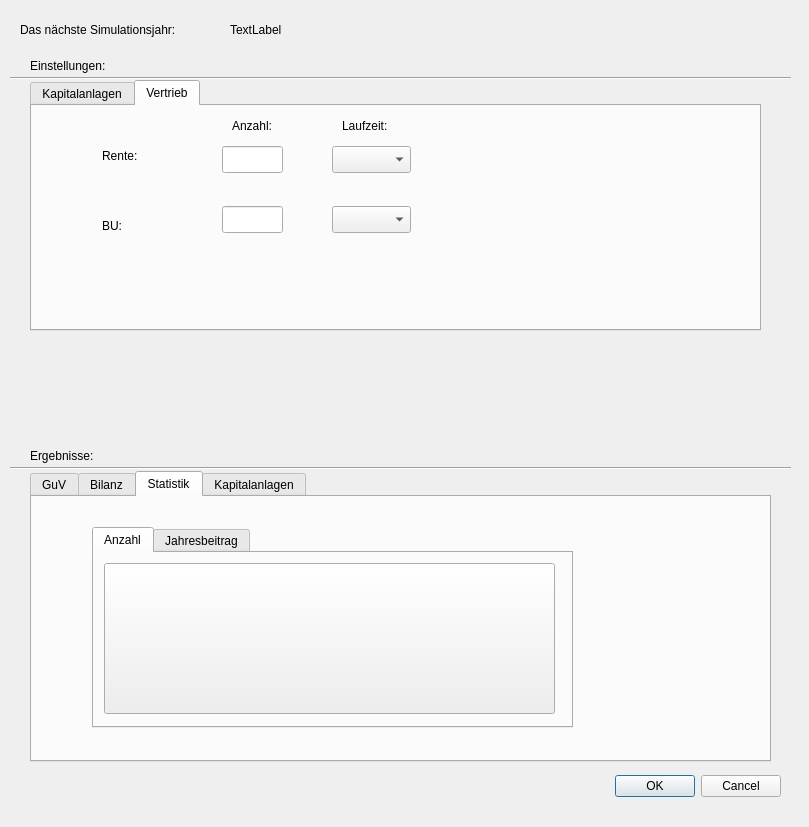
<?xml version="1.0" encoding="UTF-8"?>
<ui version="4.0">
 <class>Dialog</class>
 <widget class="QDialog" name="Dialog">
  <property name="geometry">
   <rect>
    <x>0</x>
    <y>0</y>
    <width>809</width>
    <height>827</height>
   </rect>
  </property>
  <property name="windowTitle">
   <string>Spiel</string>
  </property>
  <widget class="QDialogButtonBox" name="buttonBox">
   <property name="geometry">
    <rect>
     <x>440</x>
     <y>770</y>
     <width>341</width>
     <height>32</height>
    </rect>
   </property>
   <property name="orientation">
    <enum>Qt::Horizontal</enum>
   </property>
   <property name="standardButtons">
    <set>QDialogButtonBox::Cancel|QDialogButtonBox::Ok</set>
   </property>
  </widget>
  <widget class="QTabWidget" name="tabWidget">
   <property name="geometry">
    <rect>
     <x>30</x>
     <y>471</y>
     <width>741</width>
     <height>291</height>
    </rect>
   </property>
   <property name="currentIndex">
    <number>2</number>
   </property>
   <widget class="QWidget" name="tab_7">
    <attribute name="title">
     <string>GuV</string>
    </attribute>
   </widget>
   <widget class="QWidget" name="tab_5">
    <attribute name="title">
     <string>Bilanz</string>
    </attribute>
    <widget class="QTableWidget" name="tableWidget_Bilanz">
     <property name="geometry">
      <rect>
       <x>10</x>
       <y>20</y>
       <width>721</width>
       <height>192</height>
      </rect>
     </property>
    </widget>
   </widget>
   <widget class="QWidget" name="tab_6">
    <attribute name="title">
     <string>Statistik</string>
    </attribute>
    <widget class="QTabWidget" name="tabWidget_3">
     <property name="geometry">
      <rect>
       <x>60</x>
       <y>30</y>
       <width>481</width>
       <height>201</height>
      </rect>
     </property>
     <property name="currentIndex">
      <number>0</number>
     </property>
     <widget class="QWidget" name="tab_2">
      <attribute name="title">
       <string>Anzahl</string>
      </attribute>
      <widget class="QPushButton" name="pushButton_statistik_anzahl">
       <property name="geometry">
        <rect>
         <x>10</x>
         <y>10</y>
         <width>451</width>
         <height>151</height>
        </rect>
       </property>
       <property name="text">
        <string/>
       </property>
      </widget>
     </widget>
     <widget class="QWidget" name="tab_8">
      <attribute name="title">
       <string>Jahresbeitrag</string>
      </attribute>
     </widget>
    </widget>
   </widget>
   <widget class="QWidget" name="tab">
    <attribute name="title">
     <string>Kapitalanlagen</string>
    </attribute>
    <widget class="QPushButton" name="pushButton_ZSK">
     <property name="geometry">
      <rect>
       <x>0</x>
       <y>10</y>
       <width>321</width>
       <height>241</height>
      </rect>
     </property>
     <property name="toolTip">
      <string>&lt;html&gt;&lt;head/&gt;&lt;body&gt;&lt;p&gt;Entwicklung der Zinsstrukturkurve&lt;/p&gt;&lt;/body&gt;&lt;/html&gt;</string>
     </property>
     <property name="toolTipDuration">
      <number>0</number>
     </property>
     <property name="statusTip">
      <string/>
     </property>
     <property name="text">
      <string/>
     </property>
    </widget>
    <widget class="QPushButton" name="pushButton_Entwicklung_Renten">
     <property name="geometry">
      <rect>
       <x>330</x>
       <y>10</y>
       <width>321</width>
       <height>241</height>
      </rect>
     </property>
     <property name="toolTip">
      <string>&lt;html&gt;&lt;head/&gt;&lt;body&gt;&lt;p&gt;Entwicklung der Renten; Ende = Anfang + Zugang + Zins - Abgang&lt;/p&gt;&lt;/body&gt;&lt;/html&gt;</string>
     </property>
     <property name="toolTipDuration">
      <number>0</number>
     </property>
     <property name="statusTip">
      <string/>
     </property>
     <property name="text">
      <string/>
     </property>
    </widget>
   </widget>
  </widget>
  <widget class="QLabel" name="label">
   <property name="geometry">
    <rect>
     <x>20</x>
     <y>20</y>
     <width>201</width>
     <height>19</height>
    </rect>
   </property>
   <property name="text">
    <string>Das nächste Simulationsjahr:</string>
   </property>
  </widget>
  <widget class="QLabel" name="label_2">
   <property name="geometry">
    <rect>
     <x>30</x>
     <y>446</y>
     <width>111</width>
     <height>19</height>
    </rect>
   </property>
   <property name="text">
    <string>Ergebnisse:</string>
   </property>
  </widget>
  <widget class="Line" name="line">
   <property name="geometry">
    <rect>
     <x>10</x>
     <y>460</y>
     <width>781</width>
     <height>16</height>
    </rect>
   </property>
   <property name="orientation">
    <enum>Qt::Horizontal</enum>
   </property>
  </widget>
  <widget class="QTabWidget" name="tabWidget_2">
   <property name="geometry">
    <rect>
     <x>30</x>
     <y>80</y>
     <width>731</width>
     <height>251</height>
    </rect>
   </property>
   <property name="currentIndex">
    <number>1</number>
   </property>
   <widget class="QWidget" name="tab_3">
    <attribute name="title">
     <string>Kapitalanlagen</string>
    </attribute>
    <widget class="QLabel" name="label_4">
     <property name="geometry">
      <rect>
       <x>10</x>
       <y>109</y>
       <width>67</width>
       <height>19</height>
      </rect>
     </property>
     <property name="text">
      <string>SA: 100%</string>
     </property>
    </widget>
    <widget class="QLabel" name="label_5">
     <property name="geometry">
      <rect>
       <x>201</x>
       <y>58</y>
       <width>67</width>
       <height>19</height>
      </rect>
     </property>
     <property name="text">
      <string>Renten:</string>
     </property>
    </widget>
    <widget class="QLabel" name="label_6">
     <property name="geometry">
      <rect>
       <x>200</x>
       <y>156</y>
       <width>67</width>
       <height>19</height>
      </rect>
     </property>
     <property name="text">
      <string>Aktien:</string>
     </property>
    </widget>
    <widget class="Line" name="line_3">
     <property name="geometry">
      <rect>
       <x>82</x>
       <y>111</y>
       <width>41</width>
       <height>16</height>
      </rect>
     </property>
     <property name="orientation">
      <enum>Qt::Horizontal</enum>
     </property>
    </widget>
    <widget class="Line" name="line_4">
     <property name="geometry">
      <rect>
       <x>114</x>
       <y>67</y>
       <width>20</width>
       <height>101</height>
      </rect>
     </property>
     <property name="orientation">
      <enum>Qt::Vertical</enum>
     </property>
    </widget>
    <widget class="Line" name="line_5">
     <property name="geometry">
      <rect>
       <x>123</x>
       <y>60</y>
       <width>71</width>
       <height>16</height>
      </rect>
     </property>
     <property name="orientation">
      <enum>Qt::Horizontal</enum>
     </property>
    </widget>
    <widget class="Line" name="line_6">
     <property name="geometry">
      <rect>
       <x>122</x>
       <y>159</y>
       <width>71</width>
       <height>16</height>
      </rect>
     </property>
     <property name="orientation">
      <enum>Qt::Horizontal</enum>
     </property>
    </widget>
    <widget class="QSlider" name="horizontalSlider_Renten">
     <property name="geometry">
      <rect>
       <x>262</x>
       <y>60</y>
       <width>160</width>
       <height>16</height>
      </rect>
     </property>
     <property name="toolTip">
      <string>&lt;html&gt;&lt;head/&gt;&lt;body&gt;&lt;p&gt;Wie viel Prozent soll in Renten angelegt werden? &lt;/p&gt;&lt;/body&gt;&lt;/html&gt;</string>
     </property>
     <property name="maximum">
      <number>100</number>
     </property>
     <property name="singleStep">
      <number>10</number>
     </property>
     <property name="orientation">
      <enum>Qt::Horizontal</enum>
     </property>
     <property name="tickPosition">
      <enum>QSlider::TicksAbove</enum>
     </property>
     <property name="tickInterval">
      <number>10</number>
     </property>
    </widget>
    <widget class="QSlider" name="horizontalSlider_Aktien">
     <property name="geometry">
      <rect>
       <x>262</x>
       <y>157</y>
       <width>160</width>
       <height>16</height>
      </rect>
     </property>
     <property name="toolTip">
      <string>&lt;html&gt;&lt;head/&gt;&lt;body&gt;&lt;p&gt;Wie viel Prozent soll in Aktien angelegt werden? &lt;/p&gt;&lt;/body&gt;&lt;/html&gt;</string>
     </property>
     <property name="maximum">
      <number>100</number>
     </property>
     <property name="singleStep">
      <number>10</number>
     </property>
     <property name="value">
      <number>100</number>
     </property>
     <property name="orientation">
      <enum>Qt::Horizontal</enum>
     </property>
     <property name="invertedAppearance">
      <bool>true</bool>
     </property>
     <property name="invertedControls">
      <bool>true</bool>
     </property>
     <property name="tickPosition">
      <enum>QSlider::TicksAbove</enum>
     </property>
     <property name="tickInterval">
      <number>10</number>
     </property>
    </widget>
    <widget class="QLabel" name="label_7">
     <property name="geometry">
      <rect>
       <x>460</x>
       <y>10</y>
       <width>67</width>
       <height>19</height>
      </rect>
     </property>
     <property name="text">
      <string>Laufzeit</string>
     </property>
    </widget>
    <widget class="QLabel" name="label_8">
     <property name="geometry">
      <rect>
       <x>532</x>
       <y>10</y>
       <width>67</width>
       <height>19</height>
      </rect>
     </property>
     <property name="text">
      <string>Anteil</string>
     </property>
    </widget>
    <widget class="QLabel" name="label_Anteil_Renten">
     <property name="geometry">
      <rect>
       <x>270</x>
       <y>84</y>
       <width>67</width>
       <height>19</height>
      </rect>
     </property>
     <property name="text">
      <string>TextLabel</string>
     </property>
    </widget>
    <widget class="QLabel" name="label_Anteil_Aktien">
     <property name="geometry">
      <rect>
       <x>270</x>
       <y>183</y>
       <width>67</width>
       <height>19</height>
      </rect>
     </property>
     <property name="text">
      <string>TextLabel</string>
     </property>
    </widget>
    <widget class="QComboBox" name="comboBox_L3">
     <property name="geometry">
      <rect>
       <x>460</x>
       <y>90</y>
       <width>51</width>
       <height>27</height>
      </rect>
     </property>
     <property name="toolTip">
      <string>&lt;html&gt;&lt;head/&gt;&lt;body&gt;&lt;p&gt;Laufzeit des Rentenpapiers in dieser Simulationsperiode&lt;/p&gt;&lt;/body&gt;&lt;/html&gt;</string>
     </property>
    </widget>
    <widget class="QComboBox" name="comboBox_L1">
     <property name="geometry">
      <rect>
       <x>460</x>
       <y>30</y>
       <width>51</width>
       <height>27</height>
      </rect>
     </property>
     <property name="toolTip">
      <string>&lt;html&gt;&lt;head/&gt;&lt;body&gt;&lt;p&gt;Laufzeit des Rentenpapiers in dieser Simulationsperiode&lt;/p&gt;&lt;/body&gt;&lt;/html&gt;</string>
     </property>
    </widget>
    <widget class="QComboBox" name="comboBox_L2">
     <property name="geometry">
      <rect>
       <x>460</x>
       <y>60</y>
       <width>51</width>
       <height>27</height>
      </rect>
     </property>
     <property name="toolTip">
      <string>&lt;html&gt;&lt;head/&gt;&lt;body&gt;&lt;p&gt;Laufzeit des Rentenpapiers in dieser Simulationsperiode&lt;/p&gt;&lt;/body&gt;&lt;/html&gt;</string>
     </property>
    </widget>
    <widget class="QComboBox" name="comboBox_A3">
     <property name="geometry">
      <rect>
       <x>530</x>
       <y>90</y>
       <width>51</width>
       <height>27</height>
      </rect>
     </property>
    </widget>
    <widget class="QComboBox" name="comboBox_A2">
     <property name="geometry">
      <rect>
       <x>530</x>
       <y>60</y>
       <width>51</width>
       <height>27</height>
      </rect>
     </property>
    </widget>
    <widget class="QComboBox" name="comboBox_A1">
     <property name="geometry">
      <rect>
       <x>530</x>
       <y>30</y>
       <width>51</width>
       <height>27</height>
      </rect>
     </property>
    </widget>
   </widget>
   <widget class="QWidget" name="tab_4">
    <attribute name="title">
     <string>Vertrieb</string>
    </attribute>
    <widget class="QLabel" name="label_9">
     <property name="geometry">
      <rect>
       <x>70</x>
       <y>40</y>
       <width>67</width>
       <height>19</height>
      </rect>
     </property>
     <property name="text">
      <string>Rente:</string>
     </property>
    </widget>
    <widget class="QLabel" name="label_10">
     <property name="geometry">
      <rect>
       <x>70</x>
       <y>110</y>
       <width>67</width>
       <height>19</height>
      </rect>
     </property>
     <property name="text">
      <string>BU:</string>
     </property>
    </widget>
    <widget class="QLabel" name="label_11">
     <property name="geometry">
      <rect>
       <x>200</x>
       <y>10</y>
       <width>67</width>
       <height>19</height>
      </rect>
     </property>
     <property name="text">
      <string>Anzahl:</string>
     </property>
    </widget>
    <widget class="QLabel" name="label_12">
     <property name="geometry">
      <rect>
       <x>310</x>
       <y>10</y>
       <width>67</width>
       <height>19</height>
      </rect>
     </property>
     <property name="text">
      <string>Laufzeit:</string>
     </property>
    </widget>
    <widget class="QComboBox" name="comboBox_Laufzeit_Renten">
     <property name="geometry">
      <rect>
       <x>300</x>
       <y>40</y>
       <width>79</width>
       <height>27</height>
      </rect>
     </property>
    </widget>
    <widget class="QComboBox" name="comboBox_Laufzeit_BU">
     <property name="geometry">
      <rect>
       <x>300</x>
       <y>100</y>
       <width>79</width>
       <height>27</height>
      </rect>
     </property>
    </widget>
    <widget class="QLineEdit" name="lineEdit_Anzahl_Renten">
     <property name="geometry">
      <rect>
       <x>190</x>
       <y>40</y>
       <width>61</width>
       <height>27</height>
      </rect>
     </property>
    </widget>
    <widget class="QLineEdit" name="lineEdit_Anzahl_BU">
     <property name="geometry">
      <rect>
       <x>190</x>
       <y>100</y>
       <width>61</width>
       <height>27</height>
      </rect>
     </property>
    </widget>
   </widget>
  </widget>
  <widget class="QLabel" name="label_3">
   <property name="geometry">
    <rect>
     <x>30</x>
     <y>56</y>
     <width>131</width>
     <height>19</height>
    </rect>
   </property>
   <property name="text">
    <string>Einstellungen:</string>
   </property>
  </widget>
  <widget class="Line" name="line_2">
   <property name="geometry">
    <rect>
     <x>10</x>
     <y>70</y>
     <width>781</width>
     <height>16</height>
    </rect>
   </property>
   <property name="orientation">
    <enum>Qt::Horizontal</enum>
   </property>
  </widget>
  <widget class="QLabel" name="label_Jahr">
   <property name="geometry">
    <rect>
     <x>230</x>
     <y>20</y>
     <width>67</width>
     <height>19</height>
    </rect>
   </property>
   <property name="text">
    <string>TextLabel</string>
   </property>
  </widget>
 </widget>
 <resources/>
 <connections>
  <connection>
   <sender>buttonBox</sender>
   <signal>accepted()</signal>
   <receiver>Dialog</receiver>
   <slot>accept()</slot>
   <hints>
    <hint type="sourcelabel">
     <x>658</x>
     <y>574</y>
    </hint>
    <hint type="destinationlabel">
     <x>157</x>
     <y>274</y>
    </hint>
   </hints>
  </connection>
  <connection>
   <sender>buttonBox</sender>
   <signal>rejected()</signal>
   <receiver>Dialog</receiver>
   <slot>reject()</slot>
   <hints>
    <hint type="sourcelabel">
     <x>726</x>
     <y>580</y>
    </hint>
    <hint type="destinationlabel">
     <x>286</x>
     <y>274</y>
    </hint>
   </hints>
  </connection>
 </connections>
</ui>
